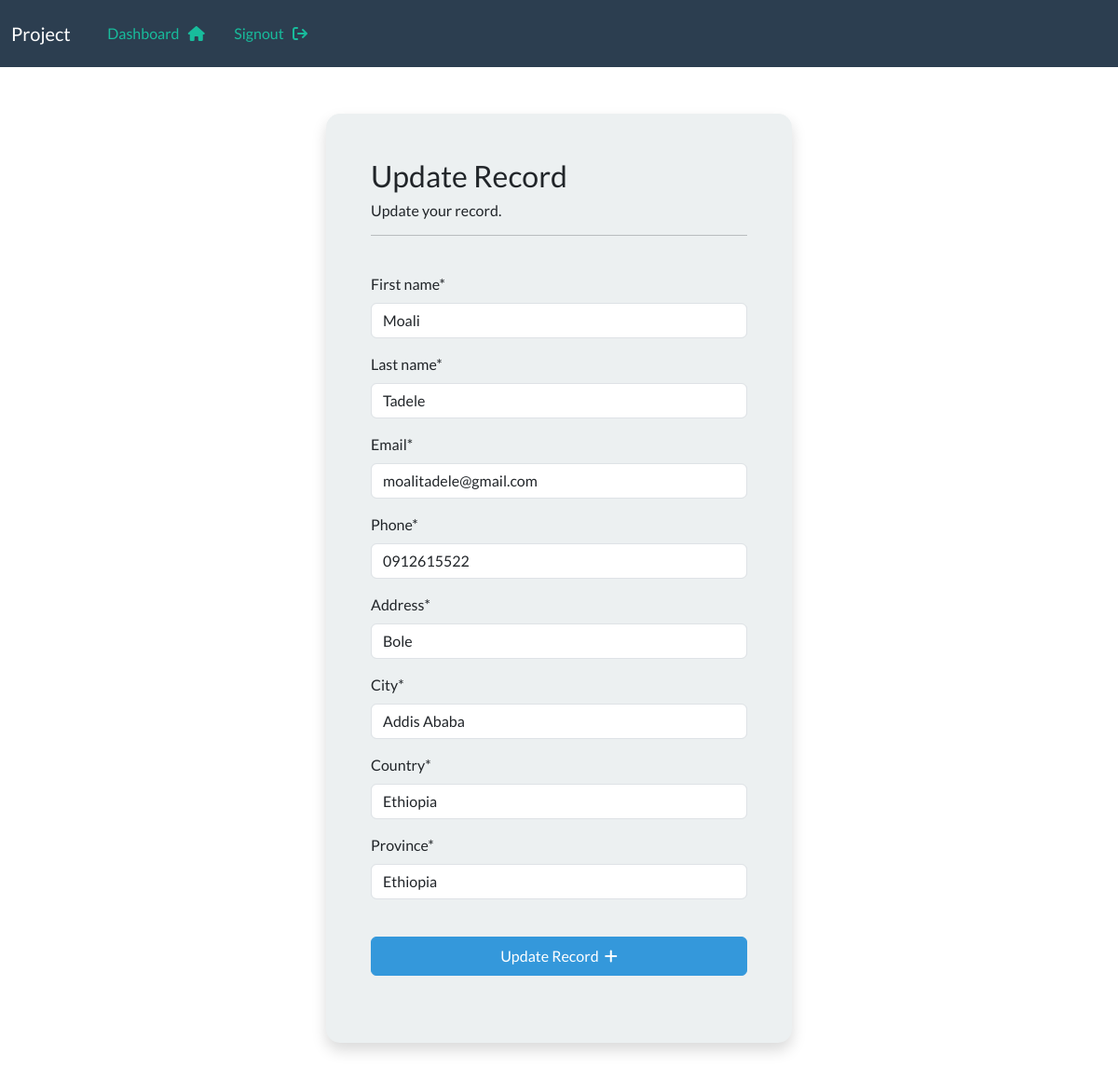
The app's page /update-record/8 (signed in) with its own data.
### webapp/models.py (models this page shows, shortened)
class Record(models.Model):
    creation_date = models.DateTimeField(auto_now_add=True)
    first_name = models.CharField(max_length=100)
    last_name = models.CharField(max_length=100)
    email = models.CharField(max_length=255)
    phone = models.CharField(max_length=20)
    address = models.CharField(max_length=200)
    city = models.CharField(max_length=200)
    country = models.CharField(max_length=200)
    province = models.CharField(max_length=100)

### webapp/views.py (the view)
# urls.py: path('update-record/<int:pk>', views.update_record, name='update-record'),
@login_required(login_url='my-login')
def update_record(request, pk):
    record = Record.objects.get(id=pk)
    form = UpdateRecordForm(instance=record)
    if request.method == 'POST':
        form = UpdateRecordForm(request.POST, instance=record)
        if form.is_valid():
            form.save()
            messages.success(request, 'Your record was updated!')
            return redirect('dashboard')
    context = {'form': form}
    return render(request, 'webapp/update-record.html', context=context)

### webapp/forms.py
class UpdateRecordForm(forms.ModelForm):
    class Meta:
        model = Record
        fields = ['first_name', 'last_name','email', 'phone', 'address', 'city', 'country', 'province']

### webapp/templates/webapp/update-record.html (shortened to what this page needs)
{% extends 'webapp/base.html' %}
{% load crispy_forms_tags %}
{% block content %}
 <div class="bg-light shadow p-5 form-layout">
            <h3>Update Record</h3>
            <h6>Update your record.</h6>
            <hr>
            <br>
            <form method="POST" autocomplete="off">
                {{form|crispy}}
                <br>
                <button type="submit" class="btn btn-info w-100  p-2">Update Record &nbsp;<i class="fa fa-plus" aria-hidden="true"></i></button>
                <br>
                <br>
            </form>
        </div>
{% endblock %}

### webapp/static/css/style.css (style rules this page uses)
.form-layout { width: 500px; margin: 50px auto; border-radius: 15px; }

### records on screen
Record: first_name "Moali", last_name "Tadele", email "moalitadele@gmail.com", phone "0912615522", address "Bole", city "Addis Ababa", country "Ethiopia", province "Ethiopia"
